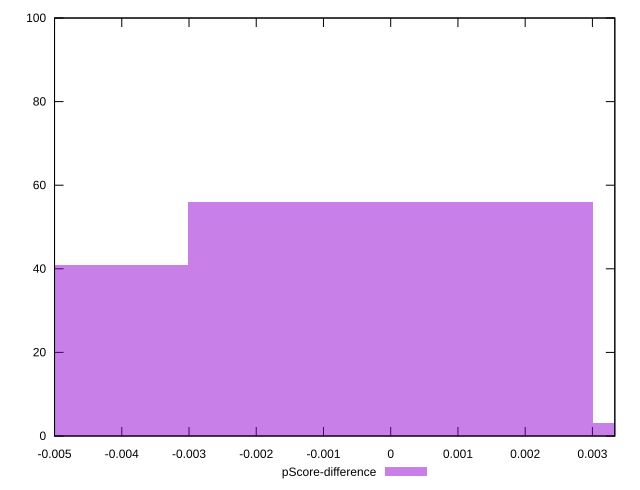

Generate this figure with gnuplot:
reset

$pScoreDifference <<EOF
0 56
-0.006030799270405044 41
0.006030799270405044 3
EOF

set key outside below
set boxwidth 0.006030799270405044
set xrange [-0.0050000000000000044:0.0033333333333332993]
set yrange [0:100]
set trange [0:100]
set style fill transparent solid 0.5 noborder
set terminal svg size 640, 490 enhanced background rgb 'white'
set output "report_00014_2021-02-09T15:56:05.503Z/unminified-css/samples/pages/pScore-difference/histogram.svg"

plot $pScoreDifference title "pScore-difference" with boxes

reset
